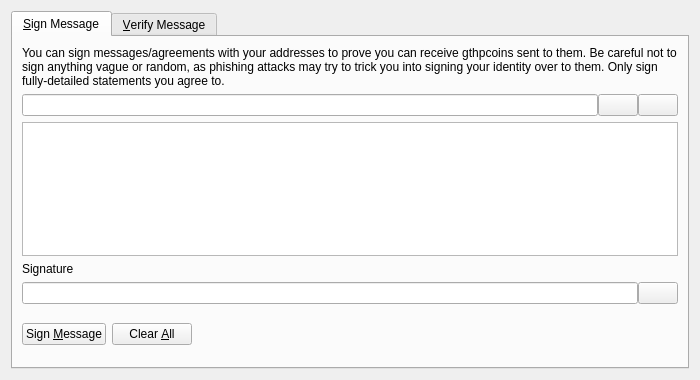
<?xml version="1.0" encoding="UTF-8"?>
<ui version="4.0">
 <class>SignVerifyMessageDialog</class>
 <widget class="QDialog" name="SignVerifyMessageDialog">
  <property name="geometry">
   <rect>
    <x>0</x>
    <y>0</y>
    <width>700</width>
    <height>380</height>
   </rect>
  </property>
  <property name="windowTitle">
   <string>Signatures - Sign / Verify a Message</string>
  </property>
  <property name="modal">
   <bool>true</bool>
  </property>
  <layout class="QVBoxLayout" name="verticalLayout">
   <item>
    <widget class="QTabWidget" name="tabWidget">
     <property name="currentIndex">
      <number>0</number>
     </property>
     <widget class="QWidget" name="tabSignMessage">
      <attribute name="title">
       <string>&amp;Sign Message</string>
      </attribute>
      <layout class="QVBoxLayout" name="verticalLayout_SM">
       <item>
        <widget class="QLabel" name="infoLabel_SM">
         <property name="text">
          <string>You can sign messages/agreements with your addresses to prove you can receive gthpcoins sent to them. Be careful not to sign anything vague or random, as phishing attacks may try to trick you into signing your identity over to them. Only sign fully-detailed statements you agree to.</string>
         </property>
         <property name="textFormat">
          <enum>Qt::PlainText</enum>
         </property>
         <property name="wordWrap">
          <bool>true</bool>
         </property>
        </widget>
       </item>
       <item>
        <layout class="QHBoxLayout" name="horizontalLayout_1_SM">
         <property name="spacing">
          <number>0</number>
         </property>
         <item>
          <widget class="QValidatedLineEdit" name="addressIn_SM">
           <property name="toolTip">
            <string>The Gthpcoin address to sign the message with</string>
           </property>
          </widget>
         </item>
         <item>
          <widget class="QPushButton" name="addressBookButton_SM">
           <property name="toolTip">
            <string>Choose previously used address</string>
           </property>
           <property name="text">
            <string/>
           </property>
           <property name="icon">
            <iconset resource="../gthpcoin.qrc">
             <normaloff>:/icons/address-book</normaloff>:/icons/address-book</iconset>
           </property>
           <property name="shortcut">
            <string>Alt+A</string>
           </property>
           <property name="autoDefault">
            <bool>false</bool>
           </property>
          </widget>
         </item>
         <item>
          <widget class="QPushButton" name="pasteButton_SM">
           <property name="toolTip">
            <string>Paste address from clipboard</string>
           </property>
           <property name="text">
            <string/>
           </property>
           <property name="icon">
            <iconset resource="../gthpcoin.qrc">
             <normaloff>:/icons/editpaste</normaloff>:/icons/editpaste</iconset>
           </property>
           <property name="shortcut">
            <string>Alt+P</string>
           </property>
           <property name="autoDefault">
            <bool>false</bool>
           </property>
          </widget>
         </item>
        </layout>
       </item>
       <item>
        <widget class="QPlainTextEdit" name="messageIn_SM">
         <property name="toolTip">
          <string>Enter the message you want to sign here</string>
         </property>
        </widget>
       </item>
       <item>
        <widget class="QLabel" name="signatureLabel_SM">
         <property name="text">
          <string>Signature</string>
         </property>
         <property name="textFormat">
          <enum>Qt::PlainText</enum>
         </property>
        </widget>
       </item>
       <item>
        <layout class="QHBoxLayout" name="horizontalLayout_2_SM">
         <property name="spacing">
          <number>0</number>
         </property>
         <item>
          <widget class="QLineEdit" name="signatureOut_SM">
           <property name="font">
            <font>
             <italic>true</italic>
            </font>
           </property>
           <property name="readOnly">
            <bool>true</bool>
           </property>
          </widget>
         </item>
         <item>
          <widget class="QPushButton" name="copySignatureButton_SM">
           <property name="toolTip">
            <string>Copy the current signature to the system clipboard</string>
           </property>
           <property name="text">
            <string/>
           </property>
           <property name="icon">
            <iconset resource="../gthpcoin.qrc">
             <normaloff>:/icons/editcopy</normaloff>:/icons/editcopy</iconset>
           </property>
           <property name="autoDefault">
            <bool>false</bool>
           </property>
          </widget>
         </item>
        </layout>
       </item>
       <item>
        <layout class="QHBoxLayout" name="horizontalLayout_3_SM">
         <item>
          <widget class="QPushButton" name="signMessageButton_SM">
           <property name="toolTip">
            <string>Sign the message to prove you own this Gthpcoin address</string>
           </property>
           <property name="text">
            <string>Sign &amp;Message</string>
           </property>
           <property name="icon">
            <iconset resource="../gthpcoin.qrc">
             <normaloff>:/icons/edit</normaloff>:/icons/edit</iconset>
           </property>
           <property name="autoDefault">
            <bool>false</bool>
           </property>
          </widget>
         </item>
         <item>
          <widget class="QPushButton" name="clearButton_SM">
           <property name="toolTip">
            <string>Reset all sign message fields</string>
           </property>
           <property name="text">
            <string>Clear &amp;All</string>
           </property>
           <property name="icon">
            <iconset resource="../gthpcoin.qrc">
             <normaloff>:/icons/remove</normaloff>:/icons/remove</iconset>
           </property>
           <property name="autoDefault">
            <bool>false</bool>
           </property>
          </widget>
         </item>
         <item>
          <spacer name="horizontalSpacer_1_SM">
           <property name="orientation">
            <enum>Qt::Horizontal</enum>
           </property>
           <property name="sizeHint" stdset="0">
            <size>
             <width>40</width>
             <height>48</height>
            </size>
           </property>
          </spacer>
         </item>
         <item>
          <widget class="QLabel" name="statusLabel_SM">
           <property name="font">
            <font>
             <weight>75</weight>
             <bold>true</bold>
            </font>
           </property>
           <property name="text">
            <string/>
           </property>
           <property name="wordWrap">
            <bool>true</bool>
           </property>
          </widget>
         </item>
         <item>
          <spacer name="horizontalSpacer_2_SM">
           <property name="orientation">
            <enum>Qt::Horizontal</enum>
           </property>
           <property name="sizeHint" stdset="0">
            <size>
             <width>40</width>
             <height>48</height>
            </size>
           </property>
          </spacer>
         </item>
        </layout>
       </item>
      </layout>
     </widget>
     <widget class="QWidget" name="tabVerifyMessage">
      <attribute name="title">
       <string>&amp;Verify Message</string>
      </attribute>
      <layout class="QVBoxLayout" name="verticalLayout_VM">
       <item>
        <widget class="QLabel" name="infoLabel_VM">
         <property name="text">
          <string>Enter the receiver's address, message (ensure you copy line breaks, spaces, tabs, etc. exactly) and signature below to verify the message. Be careful not to read more into the signature than what is in the signed message itself, to avoid being tricked by a man-in-the-middle attack. Note that this only proves the signing party receives with the address, it cannot prove sendership of any transaction!</string>
         </property>
         <property name="textFormat">
          <enum>Qt::PlainText</enum>
         </property>
         <property name="alignment">
          <set>Qt::AlignLeading|Qt::AlignLeft|Qt::AlignTop</set>
         </property>
         <property name="wordWrap">
          <bool>true</bool>
         </property>
        </widget>
       </item>
       <item>
        <layout class="QHBoxLayout" name="horizontalLayout_1_VM">
         <property name="spacing">
          <number>0</number>
         </property>
         <item>
          <widget class="QValidatedLineEdit" name="addressIn_VM">
           <property name="toolTip">
            <string>The Gthpcoin address the message was signed with</string>
           </property>
          </widget>
         </item>
         <item>
          <widget class="QPushButton" name="addressBookButton_VM">
           <property name="toolTip">
            <string>Choose previously used address</string>
           </property>
           <property name="text">
            <string/>
           </property>
           <property name="icon">
            <iconset resource="../gthpcoin.qrc">
             <normaloff>:/icons/address-book</normaloff>:/icons/address-book</iconset>
           </property>
           <property name="shortcut">
            <string>Alt+A</string>
           </property>
           <property name="autoDefault">
            <bool>false</bool>
           </property>
          </widget>
         </item>
        </layout>
       </item>
       <item>
        <widget class="QPlainTextEdit" name="messageIn_VM"/>
       </item>
       <item>
        <widget class="QValidatedLineEdit" name="signatureIn_VM"/>
       </item>
       <item>
        <layout class="QHBoxLayout" name="horizontalLayout_2_VM">
         <item>
          <widget class="QPushButton" name="verifyMessageButton_VM">
           <property name="toolTip">
            <string>Verify the message to ensure it was signed with the specified Gthpcoin address</string>
           </property>
           <property name="text">
            <string>Verify &amp;Message</string>
           </property>
           <property name="icon">
            <iconset resource="../gthpcoin.qrc">
             <normaloff>:/icons/transaction_0</normaloff>:/icons/transaction_0</iconset>
           </property>
           <property name="autoDefault">
            <bool>false</bool>
           </property>
          </widget>
         </item>
         <item>
          <widget class="QPushButton" name="clearButton_VM">
           <property name="toolTip">
            <string>Reset all verify message fields</string>
           </property>
           <property name="text">
            <string>Clear &amp;All</string>
           </property>
           <property name="icon">
            <iconset resource="../gthpcoin.qrc">
             <normaloff>:/icons/remove</normaloff>:/icons/remove</iconset>
           </property>
           <property name="autoDefault">
            <bool>false</bool>
           </property>
          </widget>
         </item>
         <item>
          <spacer name="horizontalSpacer_1_VM">
           <property name="orientation">
            <enum>Qt::Horizontal</enum>
           </property>
           <property name="sizeHint" stdset="0">
            <size>
             <width>40</width>
             <height>48</height>
            </size>
           </property>
          </spacer>
         </item>
         <item>
          <widget class="QLabel" name="statusLabel_VM">
           <property name="font">
            <font>
             <weight>75</weight>
             <bold>true</bold>
            </font>
           </property>
           <property name="text">
            <string/>
           </property>
           <property name="wordWrap">
            <bool>true</bool>
           </property>
          </widget>
         </item>
         <item>
          <spacer name="horizontalSpacer_2_VM">
           <property name="orientation">
            <enum>Qt::Horizontal</enum>
           </property>
           <property name="sizeHint" stdset="0">
            <size>
             <width>40</width>
             <height>48</height>
            </size>
           </property>
          </spacer>
         </item>
        </layout>
       </item>
      </layout>
     </widget>
    </widget>
   </item>
  </layout>
 </widget>
 <customwidgets>
  <customwidget>
   <class>QValidatedLineEdit</class>
   <extends>QLineEdit</extends>
   <header>qt/qvalidatedlineedit.h</header>
  </customwidget>
 </customwidgets>
 <resources>
  <include location="../gthpcoin.qrc"/>
 </resources>
 <connections/>
</ui>
